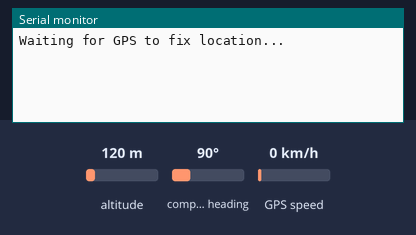
Bench run of a sketch on a simulated Arduino Uno, built with avr-gcc and run on an emulated ATmega328P. Shown: the last lines printed to the serial monitor. Inputs (shaded band) come from the test bench; at power-on: altitude 120 m, compass heading 90°, GPS speed 0 km/h. The GPS gets a fix after 3 s at 37.7749, -122.4194 with 8 satellites.

Above: at 2.2 s.
2.3 s: altitude set to 20 m
At 4.9 s:
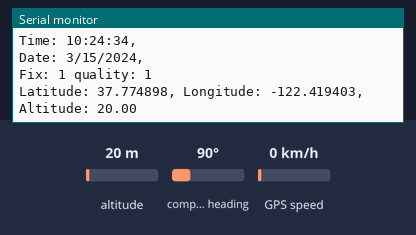
5.5 s: altitude set to 250 m
At 6.4 s:
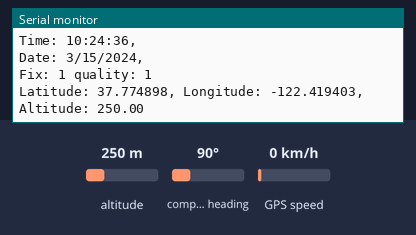
Timing chart, 0 to 8.5 s (numbered marks = the images above; inputs shaded):
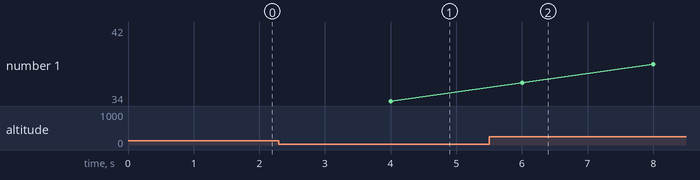

Measured:
- after the input at 2.3 s, the serial monitor: prints a new line after 1.7 s (image 1)
- after the input at 5.5 s, the serial monitor: prints a new line after 0.51 s (image 2)

The sketch:

Adafruit_GPS_test.ino
```cpp
/*
Test script for the Adafruit GPS module

Wiring the module:
  VIN pin to +5V on the controller board;
  GND pin to GND on the controller board;
  RX pin to D2 on the controller board;
  TX pin to D3 on the controller board;

Set serial output channel to 115200;
*/

#include <SoftwareSerial.h>
#include <Adafruit_GPS.h>
SoftwareSerial mySerial(3,2);
Adafruit_GPS GPS(&mySerial);

void setup() {

  Serial.begin(115200);
  GPS.begin(9600);
  //GPS.sendCommand("$PGCMD,33,0*6D");
  GPS.sendCommand(PMTK_SET_NMEA_UPDATE_1HZ);
  GPS.sendCommand(PMTK_SET_NMEA_OUTPUT_RMCGGA);
  delay(1000);

}

uint32_t timer = millis();

void loop() {

  readGPS();
  getGPS();

}

void readGPS() {
  String NMEA1;
  String NMEA2;
  char c;

  while(!GPS.newNMEAreceived()){
    c=GPS.read();
    }
  GPS.parse(GPS.lastNMEA());
  NMEA1=GPS.lastNMEA();

  while(!GPS.newNMEAreceived()){
    c=GPS.read();
    }
  GPS.parse(GPS.lastNMEA());
  NMEA2=GPS.lastNMEA();
}

void getGPS() {
      if(GPS.fix==1){
        Serial.print("\nTime: "); Serial.print(GPS.hour); Serial.print(':');
        Serial.print(GPS.minute); Serial.print(':');
        Serial.print(GPS.seconds); Serial.print(',');Serial.print('\n');
        Serial.print("Date: "); Serial.print(GPS.month, DEC); Serial.print('/');
        Serial.print(GPS.day, DEC); Serial.print("/20");
        Serial.print(GPS.year, DEC); Serial.print(','); Serial.print('\n');
        Serial.print("Fix: "); Serial.print((int)GPS.fix);
        Serial.print(" quality: "); Serial.println((int)GPS.fixquality);
        Serial.print("Latitude: "); Serial.print(GPS.latitudeDegrees, 6); Serial.print(','); Serial.print(' ');
        //Serial.print(GPS.lat); Serial.print(', ');
        Serial.print("Longitude: "); Serial.print(GPS.longitudeDegrees, 6); Serial.print(','); Serial.print(' ');
        //Serial.print(GPS.lon); Serial.print(', ');
        Serial.print("Altitude: "); Serial.println(GPS.altitude); //Serial.print('\n');
        } else {
          Serial.println("Waiting for GPS to fix location...");
          }
  }
```
